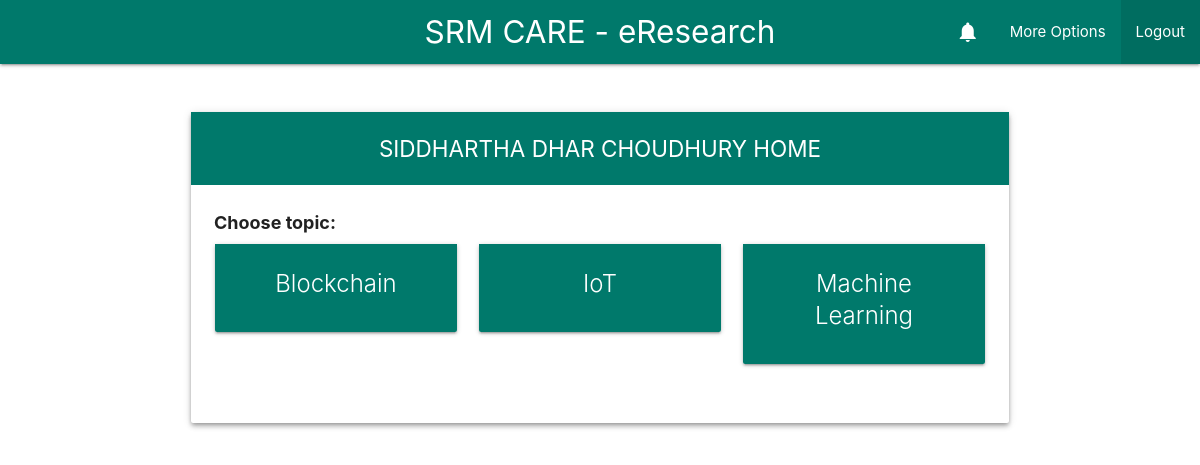
Page /login/user/index.php (signed in) on the committed database.
### tables this page shows
CREATE TABLE `topics` (
  `id` int(11) NOT NULL,
  `topic` text NOT NULL,
  `admin` text NOT NULL
);

### includes/general.php (called while the page is built, shortened)
<?php
$nav_title="SRM CARE - eResearch";
$color="teal darken-2";
?>

### login/user/index.php (the view, shortened to what this page needs)
<?php
    $NAME = strtoupper($_SESSION['FIRST_NAME']." ".$_SESSION['LAST_NAME']);
    include_once("../../includes/config.php");
    include_once("../../includes/general.php");
?>
<html>
    <head>
      <link type="text/css" rel="stylesheet" href="../../css/materialize.min.css"  media="screen,projection"/>
      <link href="../../css/material-icons.css" rel="stylesheet">
    </head>
    <body>
 <nav>
    <div class="<?php echo $color; ?> nav-wrapper">
      <a href="#!" class="brand-logo hide-on-small-only center"><?php echo $nav_title; ?></a>
      <ul id="nav-mobile" class="right hide-on-med-and-down">
        <li><a class="dropdown-trigger notifi" href="#!" data-activates="notification" data-target="dropdown-notification" data-constrainWidth="false" >
          <i class="material-icons white-text n">notifications</i>
        </a>
      </li>
        <li><a class="dropdown-trigger" data-target="dropdown1">More Options</a></li>
        <li class="active"><a href="../../index.php">Logout</a></li>
      </ul>
    </div>
  </nav>
    <div class="container">
      <div class="row">
        <div class="col s12">
          <div class="card z-depth-2">
             <div id="l1" class="login center-align <?php echo $color; ?> white-text"><?php echo $NAME; ?> HOME </div>
            <div class="card-content">
                    <div class="row">
                      <p style="font-size: 120%; margin-left: 10px; font-weight: bold;">Choose topic:</p>
                      <?php
                        $sql = 'SELECT * FROM topics ORDER BY topic';
                        if($db = mysqli_query($conn,$sql)) {
                          while($row = mysqli_fetch_assoc($db)) {
                            echo '
                            <a id="1" class="col s8 m4" href="topic/?q='.$row['id'].'">
                              <div class="card hoverable c1">
                                <div class="center-align card-content '.$color.' white-text">
                                  <span class="card-title">'.$row['topic'].'</span>
                                </div>
                              </div>
                            </a>';
                          }
                        }
                      ?>
                    </div>
            </div>
            </div>
          </div>
        </div>
      </div>
    </body>
  </html>

### login/user/index.php (style rules this page uses)
.container { position: relative; top: 5%; }
.login { padding: 20px; font-size: 1.5em; margin-bottom: 0px; }
.c1 { text-align: justify; cursor: pointer; }

### rows in the picture
topics: topic "Blockchain"
topics: topic "IoT"
topics: topic "Machine Learning"

### other values in the picture
$nav_title "SRM CARE - eResearch"
$NAME "SIDDHARTHA DHAR CHOUDHURY"
